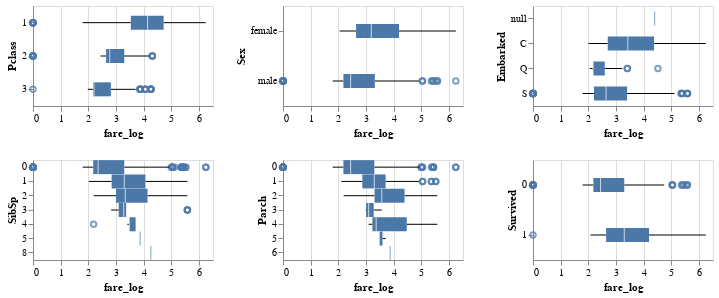

Notebook code cell kept with this figure:
### Code cell
cat_vs_num_plots = (
    alt.Chart(train_df.reset_index())
    .mark_boxplot()
    .encode(
        x=alt.X("fare_log"),
        y=alt.X(alt.repeat("repeat"), type="nominal"),
        tooltip="PassengerId"
    )
    .properties(width=180, height=100)
    .repeat(repeat=ordinal_features + categorical_features + ["Survived"], columns=3)
)
cat_vs_num_plots

### Figure 1 — Vega-Lite specification as saved in the notebook (floating-point values rounded to 4 significant figures; data arrays with more than 128 entries replaced by an {"elided": "..."} marker saying what was removed)
{"config": {"view": {"continuousWidth": 400, "continuousHeight": 300}}, "repeat": ["Pclass", "Sex", "Embarked", "SibSp", "Parch", "Survived"], "spec": {"data": {"name": "data-2f50493f740267f6415ed85d18424948"}, "mark": "boxplot", "encoding": {"tooltip": {"type": "quantitative", "field": "PassengerId"}, "x": {"type": "quantitative", "field": "fare_log"}, "y": {"type": "nominal", "field": {"repeat": "repeat"}}}, "height": 100, "width": 180}, "columns": 3, "$schema": "https://vega.github.io/schema/vega-lite/v4.8.1.json", "datasets": {"data-2f50493f740267f6415ed85d18424948": {"elided": "712 records"}}}
